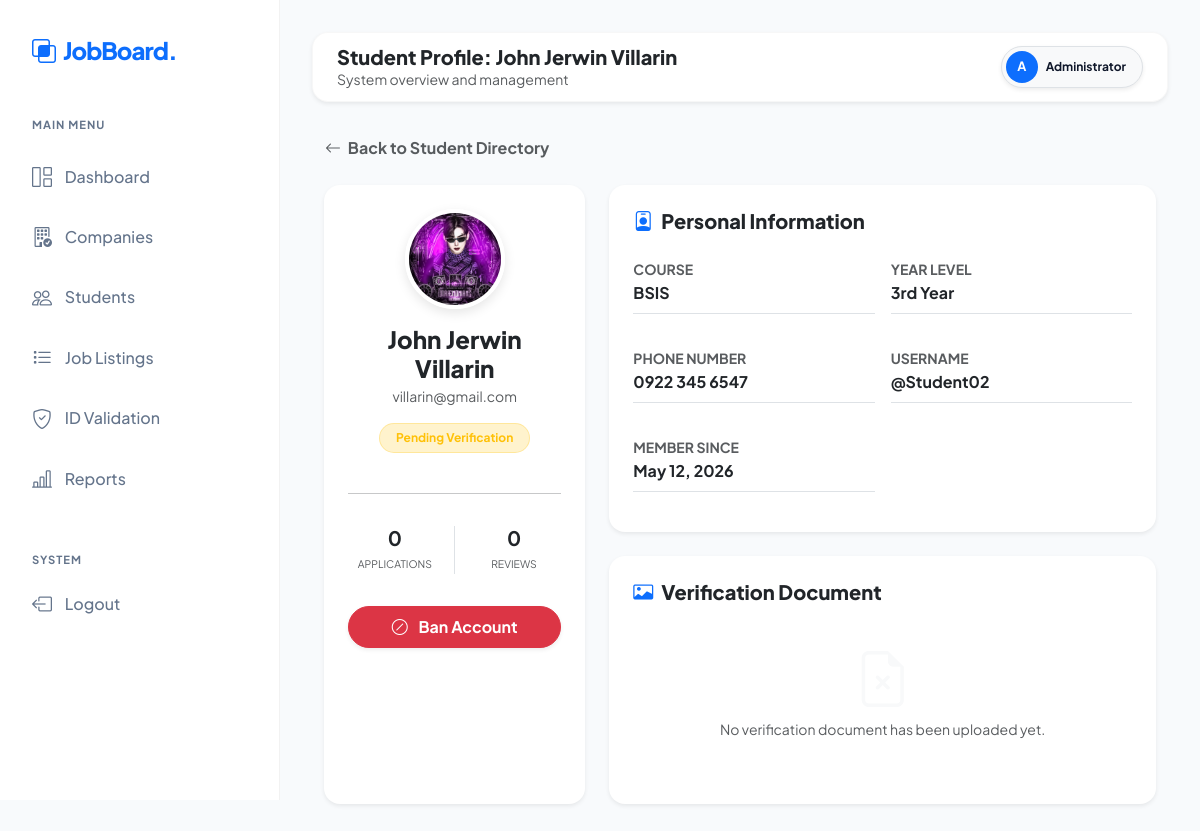
The page /admin/view_student.php?id=2 (signed in) on the database its author committed.
### tables this page shows
CREATE TABLE `students` (
  `id` int(11) NOT NULL,
  `user_id` int(11) NOT NULL,
  `full_name` varchar(150) NOT NULL,
  `course` varchar(100) NOT NULL,
  `year_level` enum('1st Year','2nd Year','3rd Year','4th Year') NOT NULL,
  `phone` varchar(20) DEFAULT NULL,
  `profile_photo` varchar(255) DEFAULT NULL,
  `resume_path` varchar(255) DEFAULT NULL,
  `is_verified` tinyint(1) DEFAULT 0,
  `created_at` timestamp NOT NULL DEFAULT current_timestamp()
);

CREATE TABLE `users` (
  `id` int(11) NOT NULL,
  `username` varchar(100) NOT NULL,
  `email` varchar(150) NOT NULL,
  `password` varchar(255) NOT NULL,
  `role` enum('admin','student','company') NOT NULL,
  `created_at` timestamp NOT NULL DEFAULT current_timestamp(),
  `is_banned` tinyint(1) DEFAULT 0,
  `ban_reason` text DEFAULT NULL
);

### admin/view_student.php (the view, shortened to what this page needs)
<?php
require_once '../config/db.php';
$student_id = (int)$_GET['id'];
$query = "SELECT s.*, u.email, u.username, u.is_banned, u.ban_reason, u.created_at AS joined_date
          FROM students s
          JOIN users u ON u.id = s.user_id
          WHERE s.id = $student_id";
$result = $conn->query($query);
$student = $result->fetch_assoc();
$app_count = $conn->query("SELECT COUNT(*) as total FROM applications WHERE student_id = $student_id")->fetch_assoc()['total'];
$review_count = $conn->query("SELECT COUNT(*) as total FROM company_reviews WHERE student_id = $student_id")->fetch_assoc()['total'];
$page_title = "Student Profile: " . $student['full_name'];
include 'components/header.php';
include 'components/sidebar.php';
?>
<div class="main-content">
    <?php include 'components/navbar.php'; ?>
    <div class="container-fluid">
        <div class="mb-4">
            <a href="students.php" class="btn btn-link text-decoration-none p-0 text-muted small fw-bold">
                <i class="bi bi-arrow-left me-1"></i> Back to Student Directory
            </a>
        </div>
        <div class="row g-4">
            <div class="col-lg-4">
                <div class="card border-0 shadow-sm rounded-4 text-center p-4 bg-white h-100">
                    <div class="mb-3">
                        <?php if (!empty($student['profile_photo'])): ?>
                            <img src="../uploads/profile_photos/<?= htmlspecialchars($student['profile_photo']) ?>" class="student-profile-avatar" alt="Profile Photo">
                        <?php else: ?>
                            <div class="avatar-xl-placeholder">
                                <?= strtoupper(substr($student['full_name'], 0, 1)) ?>
                            </div>
                        <?php endif; ?>
                    </div>
                    <h4 class="fw-800 text-dark mb-1"><?= htmlspecialchars($student['full_name']) ?></h4>
                    <p class="text-muted small mb-3"><?= htmlspecialchars($student['email']) ?></p>
                    <div class="d-flex justify-content-center gap-2 mb-4">
                        <?php if ($student['is_verified']): ?>
                            <span class="badge bg-success-subtle text-success rounded-pill px-3 py-2 border border-success border-opacity-25 small">Verified</span>
                        <?php else: ?>
                            <span class="badge bg-warning-subtle text-warning rounded-pill px-3 py-2 border border-warning border-opacity-25 small">Pending Verification</span>
                        <?php endif; ?>
                    </div>
                    <hr class="opacity-10">
                    <div class="row text-center mt-3">
                        <div class="col-6 border-end">
                            <h5 class="fw-bold mb-0"><?= $app_count ?></h5>
                            <small class="text-muted text-uppercase" style="font-size: 0.65rem;">Applications</small>
                        </div>
                        <div class="col-6">
                            <h5 class="fw-bold mb-0"><?= $review_count ?></h5>
                            <small class="text-muted text-uppercase" style="font-size: 0.65rem;">Reviews</small>
                        </div>
                    </div>
                    <div class="mt-4 pt-2">
                        <form method="POST" onsubmit="return confirm('Change account access for this student?');">
                            <button type="submit" name="toggle_ban" class="btn <?= $student['is_banned'] ? 'btn-success' : 'btn-danger' ?> w-100 rounded-pill fw-bold py-2 shadow-sm transition">
                                <i class="bi bi-<?= $student['is_banned'] ? 'check-circle' : 'slash-circle' ?> me-2"></i>
                                <?= $student['is_banned'] ? 'Unban Account' : 'Ban Account' ?>
                            </button>
                        </form>
                    </div>
                </div>
            </div>
            <div class="col-lg-8">
                <div class="card border-0 shadow-sm rounded-4 p-4 bg-white mb-4">
                    <h5 class="fw-800 text-dark mb-4"><i class="bi bi-person-badge text-primary me-2"></i>Personal Information</h5>
                    <div class="row g-3">
                        <div class="col-md-6">
                            <label class="small text-muted text-uppercase fw-bold">Course</label>
                            <p class="fw-bold text-dark border-bottom pb-2"><?= htmlspecialchars($student['course']) ?></p>
                        </div>
                        <div class="col-md-6">
                            <label class="small text-muted text-uppercase fw-bold">Year Level</label>
                            <p class="fw-bold text-dark border-bottom pb-2"><?= htmlspecialchars($student['year_level']) ?></p>
                        </div>
                        <div class="col-md-6">
                            <label class="small text-muted text-uppercase fw-bold">Phone Number</label>
                            <p class="fw-bold text-dark border-bottom pb-2"><?= htmlspecialchars($student['phone'] ?: 'Not Provided') ?></p>
                        </div>
                        <div class="col-md-6">
                            <label class="small text-muted text-uppercase fw-bold">Username</label>
                            <p class="fw-bold text-dark border-bottom pb-2">@<?= htmlspecialchars($student['username']) ?></p>
                        </div>
                        <div class="col-md-6">
                            <label class="small text-muted text-uppercase fw-bold">Member Since</label>
                            <p class="fw-bold text-dark border-bottom pb-2"><?= date('F d, Y', strtotime($student['joined_date'])) ?></p>
                        </div>
                    </div>
                </div>
                <div class="card border-0 shadow-sm rounded-4 p-4 bg-white">
                    <h5 class="fw-800 text-dark mb-3"><i class="bi bi-card-image text-primary me-2"></i>Verification Document</h5>
                    <?php if ($student['resume_path']): ?>
                        <div class="p-3 bg-light rounded-4 border text-center">
                            <p class="small text-muted mb-3">The student submitted this document for identity validation.</p>
                            <a href="../uploads/ids/<?= $student['resume_path'] ?>" target="_blank" class="btn btn-outline-primary rounded-pill px-4 fw-bold shadow-sm">
                                <i class="bi bi-fullscreen me-2"></i>View Submitted ID
                            </a>
                        </div>
                    <?php else: ?>
                        <div class="text-center py-4">
                            <i class="bi bi-file-earmark-x display-4 text-light"></i>
                            <p class="text-muted small mt-2">No verification document has been uploaded yet.</p>
                        </div>
                    <?php endif; ?>
                </div>
            </div>
        </div>
    </div>
</div>
<?php include 'components/footer.php'; ?>

### admin/components/navbar.php (shortened to what this page needs)
<header class="top-nav shadow-sm">
    <div class="d-flex align-items-center">
        <div>
            <h5 class="fw-800 mb-0 text-dark">
                <?= isset($page_title) ? $page_title : 'Admin Dashboard' ?>
            </h5>
            <p class="text-muted small mb-0 d-none d-md-block">
                <?= isset($page_subtitle) ? $page_subtitle : 'System overview and management' ?>
            </p>
        </div>
    </div>
    <div class="d-flex align-items-center">
        <div class="dropdown">
            <div class="d-flex align-items-center cursor-pointer bg-light p-1 pe-3 rounded-pill border shadow-sm" data-bs-toggle="dropdown" aria-expanded="false">
                <div class="bg-primary text-white rounded-circle d-flex align-items-center justify-content-center fw-bold me-2" style="width: 32px; height: 32px; font-size: 0.8rem;">
                    A
                </div>
                <div class="text-start d-none d-sm-block">
                    <div class="fw-bold" style="font-size: 0.75rem; line-height: 1;">Administrator</div>
                </div>
            </div>
        </div>
    </div>
</header>

### admin/components/header.php (style rules this page uses)
:root { --sidebar-width: 280px; --primary-color: #0d6efd; --bg-body: #f8fafc; --sidebar-bg: #ffffff; --text-main: #0f172a; --text-muted: #64748b; --glass: rgba(255, 255, 255, 0.95); }
body { background-color: var(--bg-body); font-family: 'Plus Jakarta Sans', sans-serif; color: var(--text-main); overflow-x: hidden; }
.main-content { margin-left: var(--sidebar-width); padding: 2rem; transition: all 0.3s ease; min-height: 100vh; }
.top-nav { background: var(--glass); backdrop-filter: blur(10px); margin-bottom: 2rem; border-radius: 16px; border: 1px solid rgba(0,0,0,0.03); display: flex; align-items: center; justify-content: space-between; padding: 0.8rem 1.5rem; }
.fw-800 { font-weight: 800; }
.cursor-pointer { cursor: pointer; }

### admin/view_student.php (style rules this page uses)
.transition { transition: all 0.3s ease; }
.student-profile-avatar { width: 100px; height: 100px; object-fit: cover; border-radius: 50%; border: 4px solid #fff; box-shadow: 0 4px 12px rgba(0,0,0,0.1); }

### admin/components/navbar.php (style rules this page uses)
.top-nav { background: #ffffff; padding: 0.75rem 1.5rem; display: flex; align-items: center; justify-content: space-between; position: sticky; top: 0; z-index: 1050; height: 70px; }
.cursor-pointer { cursor: pointer; }
.fw-800 { font-weight: 800; }

### rows shown on the page
students: full_name "Student Profile: John Jerwin Villarin", profile_photo (picture), full_name "John Jerwin Villarin", user.email "villarin@gmail.com", course "BSIS", year_level "3rd Year", phone "0922 345 6547", user.username "Student02", user.created_at "May 12, 2026"

### other values the page prints
$app_count "0"
$review_count "0"
